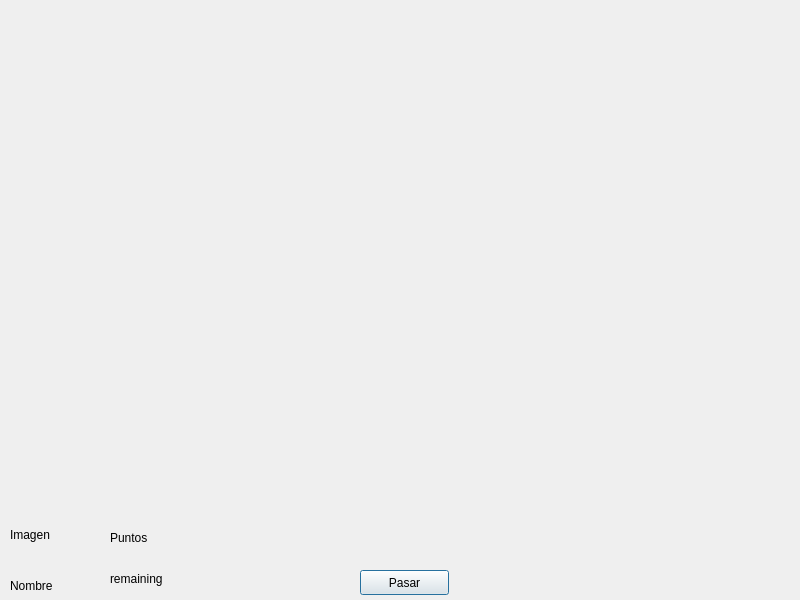
<?xml version="1.0" encoding="UTF-8"?>
<ui version="4.0">
 <class>Game</class>
 <widget class="QDialog" name="Game">
  <property name="geometry">
   <rect>
    <x>0</x>
    <y>0</y>
    <width>800</width>
    <height>600</height>
   </rect>
  </property>
  <property name="windowTitle">
   <string>Dialog</string>
  </property>
  <property name="styleSheet">
   <string notr="true">QDialog{ background-image: url(:/images/rsz_1textura-verde-turquesa-1575.jpg);}</string>
  </property>
  <widget class="QLabel" name="label">
   <property name="geometry">
    <rect>
     <x>0</x>
     <y>0</y>
     <width>800</width>
     <height>500</height>
    </rect>
   </property>
   <property name="text">
    <string/>
   </property>
   <property name="pixmap">
    <pixmap resource="resources.qrc">:/images/grid.png</pixmap>
   </property>
  </widget>
  <widget class="ClickableLabel" name="label_2">
   <property name="geometry">
    <rect>
     <x>620</x>
     <y>510</y>
     <width>181</width>
     <height>91</height>
    </rect>
   </property>
   <property name="styleSheet">
    <string notr="true">background-image: url(:/images/scrabble_button.png);
</string>
   </property>
   <property name="text">
    <string/>
   </property>
  </widget>
  <widget class="QLabel" name="player_image">
   <property name="geometry">
    <rect>
     <x>10</x>
     <y>510</y>
     <width>70</width>
     <height>50</height>
    </rect>
   </property>
   <property name="text">
    <string>Imagen</string>
   </property>
  </widget>
  <widget class="QLabel" name="player_name">
   <property name="geometry">
    <rect>
     <x>10</x>
     <y>570</y>
     <width>71</width>
     <height>31</height>
    </rect>
   </property>
   <property name="text">
    <string>Nombre</string>
   </property>
  </widget>
  <widget class="QLabel" name="player_points">
   <property name="geometry">
    <rect>
     <x>110</x>
     <y>530</y>
     <width>67</width>
     <height>16</height>
    </rect>
   </property>
   <property name="text">
    <string>Puntos</string>
   </property>
  </widget>
  <widget class="QLabel" name="remaining">
   <property name="geometry">
    <rect>
     <x>110</x>
     <y>570</y>
     <width>67</width>
     <height>17</height>
    </rect>
   </property>
   <property name="text">
    <string>remaining</string>
   </property>
  </widget>
  <widget class="QLabel" name="hand_grid">
   <property name="geometry">
    <rect>
     <x>200</x>
     <y>520</y>
     <width>431</width>
     <height>34</height>
    </rect>
   </property>
   <property name="styleSheet">
    <string notr="true">#hand_grid{
     background-image: url(:/images/hand_grid.png);
}</string>
   </property>
   <property name="text">
    <string/>
   </property>
  </widget>
  <widget class="QPushButton" name="Pasar">
   <property name="geometry">
    <rect>
     <x>360</x>
     <y>570</y>
     <width>89</width>
     <height>25</height>
    </rect>
   </property>
   <property name="text">
    <string>Pasar</string>
   </property>
  </widget>
  <zorder>hand_grid</zorder>
  <zorder>label</zorder>
  <zorder>label_2</zorder>
  <zorder>player_image</zorder>
  <zorder>player_name</zorder>
  <zorder>player_points</zorder>
  <zorder>remaining</zorder>
  <zorder>Pasar</zorder>
 </widget>
 <customwidgets>
  <customwidget>
   <class>ClickableLabel</class>
   <extends>QLabel</extends>
   <header>clickablelabel.h</header>
   <slots>
    <signal>clicked()</signal>
   </slots>
  </customwidget>
 </customwidgets>
 <resources>
  <include location="resources.qrc"/>
 </resources>
 <connections/>
</ui>
